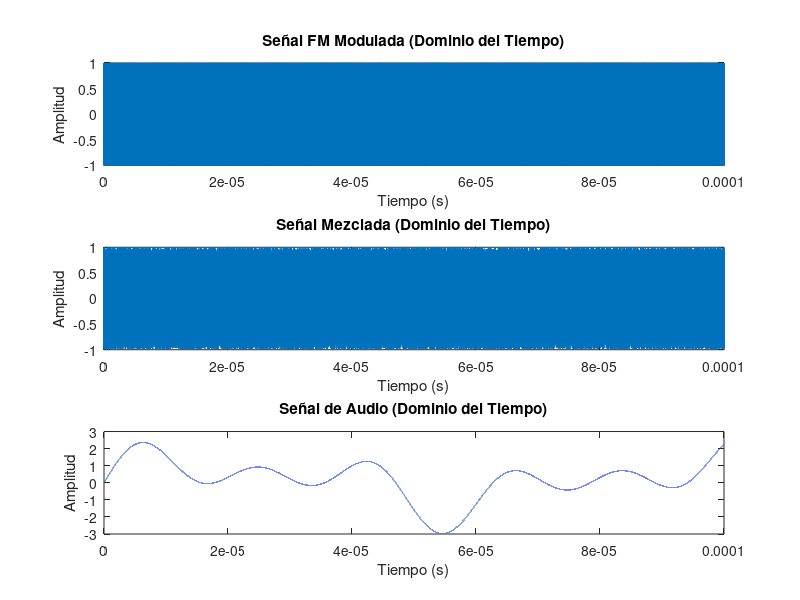
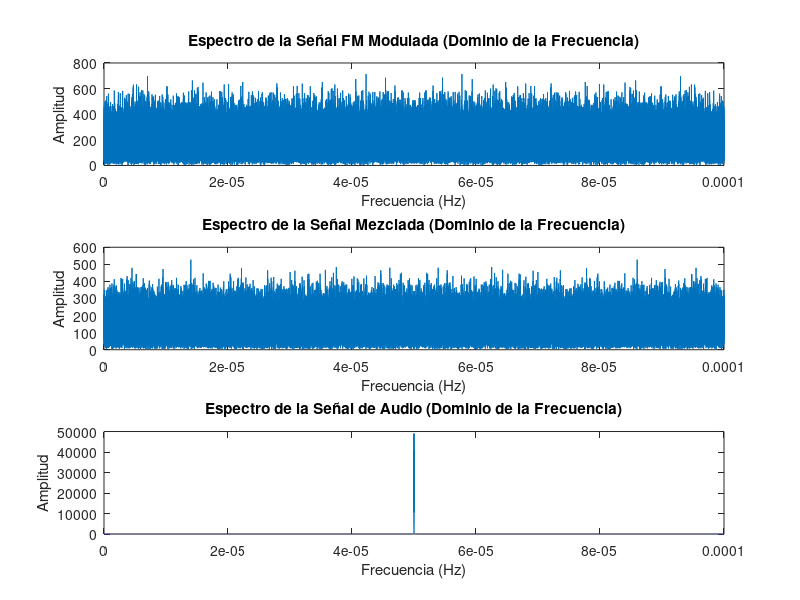

Write the MATLAB code that produced these figures, in order.
% Parámetros de la señal de entrada
f_RF = 110e6; % Frecuencia de la señal RF en Hz
f_audio1 = 13.125e3; % Frecuencia del primer canal de audio en Hz
f_audio2 = 31.875e3; % Frecuencia del segundo canal de audio en Hz
f_audio3 = 50.625e3; % Frecuencia del tercer canal de audio en Hz

% Parámetros del oscilador local
f_LO = 99.3e6; % Frecuencia del oscilador local en Hz

% Parámetros de la señal modulada en FM
T = 1e-4; % Duración de la señal en segundos
t = 0:1e-9:T; % Vector de tiempo con paso de 1 ns para señal analógica

% Señales de audio
audio1 = sin(2 * pi * f_audio1 * t);
audio2 = sin(2 * pi * f_audio2 * t);
audio3 = sin(2 * pi * f_audio3 * t);

% Señal combinada de audio
audio_signal = audio1 + audio2 + audio3;

% Índice de modulación
kf = 1e5; % Coeficiente de frecuencia para la modulación

% Señal FM modulada
fm_signal = cos(2 * pi * f_RF * t + kf * cumsum(audio_signal));

% Señal del oscilador local
lo_signal = cos(2 * pi * f_LO * t);

% Mezcla de la señal RF con el oscilador local
mixed_signal = fm_signal .* lo_signal;

% Demodulación de la señal (En este caso, no se realiza una demodulación en el código ya que estamos en el dominio analógico)

% Visualización de las señales en el dominio del tiempo
figure;
subplot(3, 1, 1);
plot(t, fm_signal);
title('Señal FM Modulada (Dominio del Tiempo)');
xlabel('Tiempo (s)');
ylabel('Amplitud');

subplot(3, 1, 2);
plot(t, mixed_signal);
title('Señal Mezclada (Dominio del Tiempo)');
xlabel('Tiempo (s)');
ylabel('Amplitud');

subplot(3, 1, 3);
plot(t, audio_signal);
title('Señal de Audio (Dominio del Tiempo)');
xlabel('Tiempo (s)');
ylabel('Amplitud');

% Visualización de las señales en el dominio de la frecuencia
figure;
subplot(3, 1, 1);
fft_fm_signal = abs(fftshift(fft(fm_signal)));
plot(t, fft_fm_signal);
title('Espectro de la Señal FM Modulada (Dominio de la Frecuencia)');
xlabel('Frecuencia (Hz)');
ylabel('Amplitud');

subplot(3, 1, 2);
fft_mixed_signal = abs(fftshift(fft(mixed_signal)));
plot(t, fft_mixed_signal);
title('Espectro de la Señal Mezclada (Dominio de la Frecuencia)');
xlabel('Frecuencia (Hz)');
ylabel('Amplitud');

subplot(3, 1, 3);
fft_audio_signal = abs(fftshift(fft(audio_signal)));
plot(t, fft_audio_signal);
title('Espectro de la Señal de Audio (Dominio de la Frecuencia)');
xlabel('Frecuencia (Hz)');
ylabel('Amplitud');
